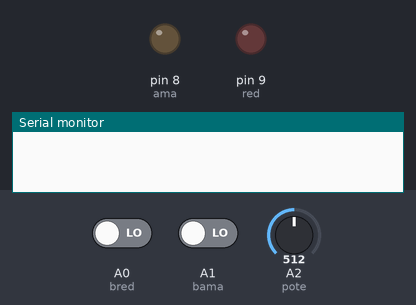
Recording of a sketch running on a simulated Arduino Uno, built with avr-gcc and run on an emulated ATmega328P. On the bench: output pins drawn as LEDs (lit = HIGH), the last lines printed to the serial monitor. The inputs (shaded band) are chosen by the test bench; at power-on: A0 (bred) LOW, A2 (pote) = 512, A1 (bama) LOW.

Above: at 1.2 s.
1.3 s: A0 (bred) driven HIGH
At 2.2 s:
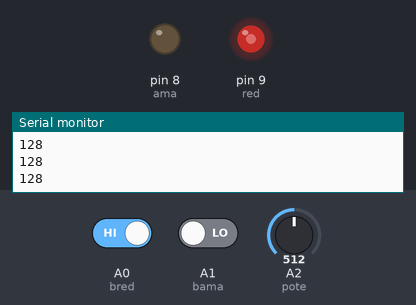
2.8 s: A2 (pote) set to 716
At 3.6 s:
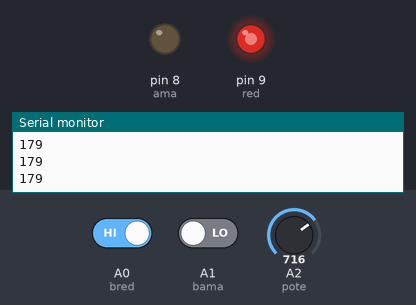
4.3 s: A2 (pote) set to 900
At 4.7 s:
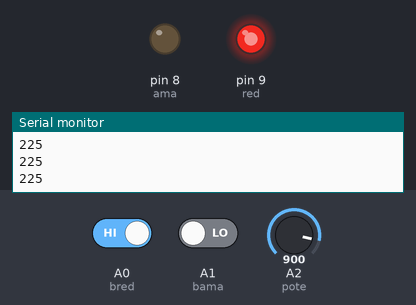
5.8 s: A2 (pote) set to 122
At 7.1 s:
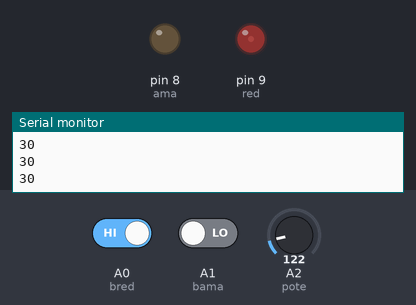
Timing chart, 0 to 8.3 s (numbered marks = the images above; inputs shaded):
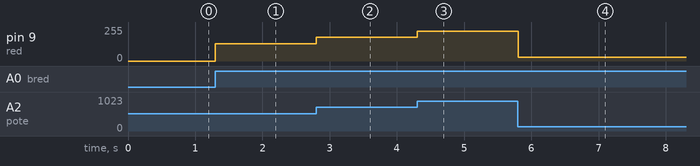

The sketch:

Parcial2.ino
```cpp
const int bred = A0;
const int bama = A1;
const int pote = A2;
const int red = 9;
const int ama = 8;
int voltaje = 0;
int voltajeB = 0;
int sensorvalue = 0; // Variable para almacenar el valor del potenciometro
int bstatered = 0;
int bstateama = 0;

void setup() {
  pinMode(red, OUTPUT);
  pinMode(ama, OUTPUT);
  pinMode(bred, INPUT);
  pinMode(bama, INPUT);
  Serial.begin(9600);
}

void loop(){
  bstatered = digitalRead(bred);
  bstateama = digitalRead(bama);

  if (bstatered == HIGH) {
    sensorvalue = analogRead(pote);
    voltaje = sensorvalue/4;
    analogWrite(red,voltaje); //Los valores de analogRead van de 0 a 1023, los de analogWrite de 0 a 255
    Serial.println(voltaje);
  }else if(bstateama == HIGH){
    sensorvalue = analogRead(pote);
    voltajeB = sensorvalue/4;
    analogWrite(ama, voltajeB);
    Serial.println(voltajeB);
  }else {
    digitalWrite(red, LOW);
    digitalWrite(ama, LOW);
   }
 }
```

Measured:
- after the input at 1.3 s, pin 9 (red): 0/255 → 128/255 at once
- after the input at 2.8 s, pin 9 (red): 128/255 → 179/255 at once
- after the input at 4.3 s, pin 9 (red): 179/255 → 225/255 at once
- after the input at 5.8 s, pin 9 (red): 225/255 → 30/255 at once
